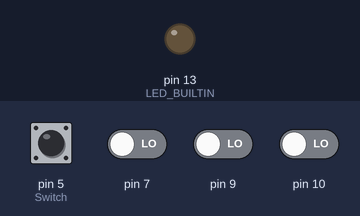
Simulated run of this sketch. Board: Arduino Leonardo, built with avr-gcc and run on an emulated ATmega32U4. Shown: output pins drawn as LEDs (lit = HIGH). The test bench sets the inputs (shaded band); at power-on: pin 5 (Switch), pin 7, pin 9, pin 10 LOW. USB keyboard and mouse output is not drawn.

Above: at 3.2 s.
3.3 s: pin 5 (Switch) pulled HIGH for 0.15 s
At 4.3 s:
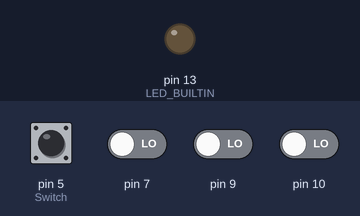
4.9 s: pin 7 driven HIGH
At 9.1 s:
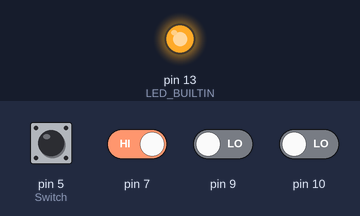
Timing chart, 0 to 10.8 s (numbered marks = the images above; inputs shaded):
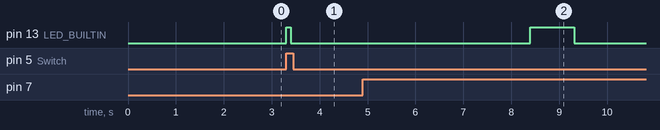

The sketch:

Simulate_KB_Win.ino
```cpp
#include "Keyboard.h"

void setup() {
 pinMode(LED_BUILTIN, OUTPUT);

 DDRC &= ~(1<<PC6);
 DDRE &= ~(1<<PE6);
 DDRB &= ~(1<<PB5);
 DDRB &= ~(1<<PB6);

 Keyboard.begin();
 delay(2000);
}

void loop() {
   if(PINC & (1<<PC6)) {  // Switch Screen
       digitalWrite(LED_BUILTIN, HIGH);

       Keyboard.press(KEY_LEFT_ALT);
       Keyboard.press(KEY_TAB);
       delay(100);
       Keyboard.releaseAll();

       digitalWrite(LED_BUILTIN, LOW);
       delay(5000);
   }
   else if(PINE & (1<<PE6)){  // Open Google Chrome
      digitalWrite(LED_BUILTIN, HIGH);

      Keyboard.press(KEY_LEFT_GUI);
      Keyboard.press('r');

      delay(100);
      Keyboard.releaseAll();
      delay(500);

      Keyboard.print("chrome");
      delay(100);
      Keyboard.press(KEY_RETURN);
      delay(200);
      Keyboard.releaseAll();

      digitalWrite(LED_BUILTIN, LOW);

      delay(10000);

   }
   else if(PINB & (1<<PB5)){  // Screen Shot
      digitalWrite(LED_BUILTIN, HIGH);

      Keyboard.press(KEY_LEFT_SHIFT);
      Keyboard.press(KEY_LEFT_GUI);
      Keyboard.press('s');
      delay(100);
      Keyboard.releaseAll();
      delay(500);

      Keyboard.print("google Chrome");
      delay(100);
      Keyboard.press(KEY_RETURN);
      delay(100);
      Keyboard.release(KEY_RETURN);

      digitalWrite(LED_BUILTIN, LOW);
      delay(5000);
   }
   else if(PINB & (1<<PB6)){ // Task Manager
      digitalWrite(LED_BUILTIN, HIGH);

      Keyboard.press(KEY_LEFT_CTRL);
      Keyboard.press(KEY_LEFT_SHIFT);
      Keyboard.press(KEY_ESC);
      delay(100);
      Keyboard.releaseAll();

      digitalWrite(LED_BUILTIN, LOW);
      delay(5000);
   }
   else {
     digitalWrite(LED_BUILTIN, LOW);
   }

   Keyboard.releaseAll();

}
```

Measured:
- after the input at 3.3 s, pin 13 (LED_BUILTIN): LOW → HIGH at once, → LOW 0.10 s later
- after the input at 4.9 s, pin 13 (LED_BUILTIN): LOW → HIGH after 3.5 s, → LOW 0.91 s later
